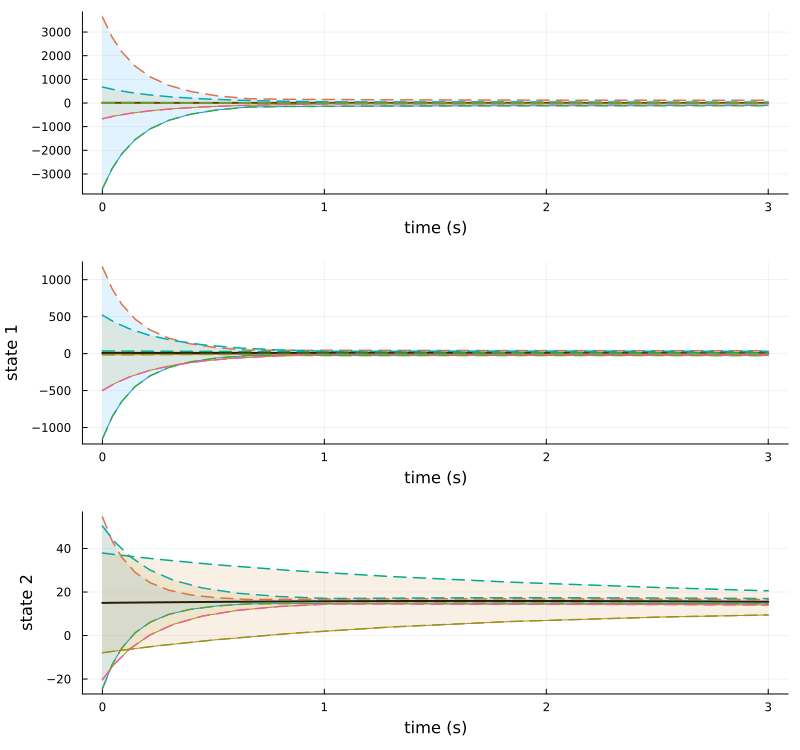

This figure's Julia source:
using IntervalObservers
using Plots
using Base.Threads

# ## Parameters
# First, define the model parameters.

α₁ = 0.5
α₂ = 0.3

m1 = 0.1
m2 = 0.1
m3 = 0.05


β  = 1.0
b = 20.0

# ## Linear Dynamics
#
# Construct the system matrix `A` and output matrix `C`.

β₁ = α₁ + m1
β₂ = α₂ + m2
β₃ = m3

A = [-β₁ 0.0 0.0;
      α₁ -β₂ 0.0;
      0.0  α₂ -β₃]

C = [0.0; 0.0; 1.0]

# The matrix `A` represents the linear dynamics and `C` selects the third state
# as the measured output.

# Define parameter bounds.

a_min = 0.1
a_max = 0.6

c_min = 0.01
c_max = 0.2

# ## Nonlinear Uncertainty Functions
#
# We define Michaelis-Menten-type nonlinearities.

function f₁(t, a, y, b)
    a * y / (b + y)
end

function f₃(t, c, y)
    -c * y
end

f_plus = [
    (t, y) -> f₁(t, a_max, y, b),   # upper recruitment
    (t, y) -> 0.0,
    (t, y) -> f₃(t, c_min, y),      # upper harvesting term
]

f_minus = [
    (t, y) -> f₁(t, a_min, y, b),   # lower recruitment
    (t, y) -> 0.0,
    (t, y) -> f₃(t, c_max, y),      # lower harvesting te
]

a_true = 0.35
c_true = 0.08

f_true = [
    (t, y) -> f₁(t, a_true, y, b),
    (t, y) -> 0.0,
    (t, y) -> f₃(t, c_true, y),
]
# ## Create the Nonlinear System

sys = NonLinearSystem(A, C, f_plus, f_minus)
tspan = (0.0, 20.0)

# ## Initial Conditions
#
# Define lower and upper initial interval bounds.


x0_minus = [2.0; 4.0; 6.0]
x0_plus  = [8.0; 16.0; 24.0]
x0       = [5.0; 10.0; 15.0]

# ## Observer Gain
#
# Compute the observer gain using desired pole locations.

# K = positive_interval_gain(sys, desired_poles = [-1.0, -2.0, -3.0])
# Compute the observer gain using desired pole locations.
λ_vals = (-10.0, -1.0)
# n = size(A, 1)

# let
#     create_collection = function (λ_vals::Tuple{Float64, Float64}, n::Integer)
#         λ_min, λ_max = Float64.(λ_vals)
#         @assert λ_min < 0 "λ_min must be negative for stability"
#         @assert λ_max < 0 "λ_max must be negative for stability"
#         @assert λ_min < λ_max "λ_min must be less than λ_max"

#         return collect(range(λ_min, λ_max; length=n))
#     end

#     generate_poles_geometric = function (λ::Float64, n::Integer; δ=0.5)
#         λ_value = Float64(λ)
#         @assert λ_value < 0 "λ must be negative for stability"
#         @assert 0 < δ < 1 "δ must be in (0, 1) for distinct poles"

#         return [λ_value * (1 - δ)^k for k in 0:(n - 1)]
#     end

#     generate_poles = function (λ_vals::Tuple{Float64, Float64}, n::Integer)
#         pole_collection = create_collection(λ_vals, n)
#         return [generate_poles_geometric(λ, n) for λ in pole_collection]
#     end

#     desired_poles = generate_poles(λ_vals, n)

#     plt = nothing


#     results = Vector{IntervalObserverSolution}(undef, length(desired_poles))

#     @threads for k in eachindex(desired_poles)
#         poles = desired_poles[k]

#         K = positive_interval_gain(sys, desired_poles = poles)

#         sol_observer = IntervalObservers.solve(
#             sys,
#             K,
#             f_plus,
#             f_minus,
#             x0_plus,
#             x0_minus,
#             tspan;
#             x0 = x0,
#             f_true = f_true,
#         )

#         results[k] = IntervalObserverSolution(
#             sol_observer.t,
#             sol_observer.u,
#             label = "Desired poles: $(poles)",
#             show_true = (k == 1),
#         )
#     end

#     plt = plot(results[1], sys)

#     for k in 2:length(results)
#         plot!(plt, results[k], sys)
#     end
#     display(plt)
#     # output_path = joinpath(@__DIR__, "nonlinear_observer_example.png")
#     # savefig(plt, output_path)
#     # println("Saved plot to $(output_path)")
# end

results = solve(
    sys,
    λ_vals,
    f_plus,
    f_minus,
    x0_plus,
    x0_minus,
    tspan;
    x0 = x0,
    f_true = f_true
)

# plt = plot(results[1], sys)
# for k in 2:length(results)
#     plot!(plt, results[k], sys)
# end
# display(plt)

plot(results, sys)
